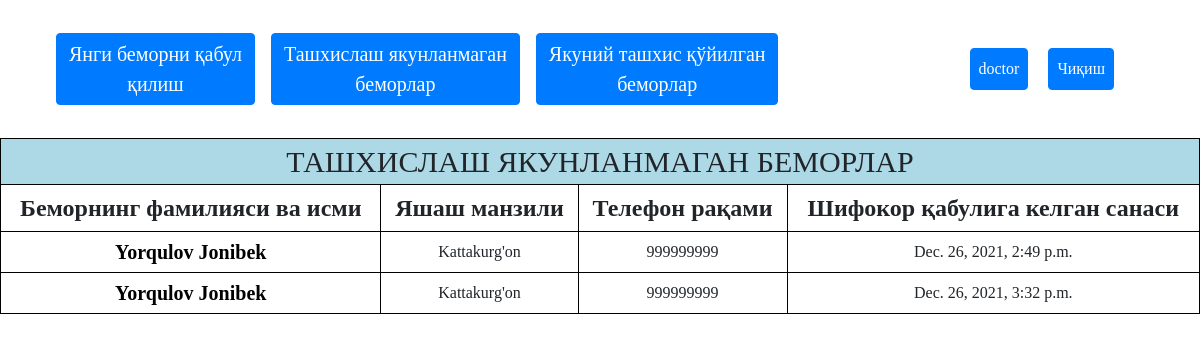
The app's page /last-patients/ (signed in), older data.
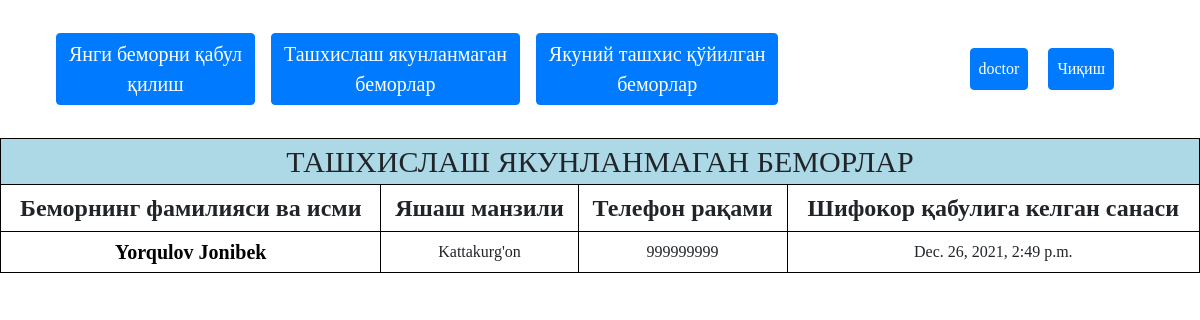
The same page, newer data.
### Clinic/models.py (models this page shows, shortened)
class CustomUser(AbstractUser):
    companyName = models.CharField(max_length=125, null=True, blank=True)
    status = models.CharField(max_length=55, null=True, blank=True)

class Patient(models.Model):
    normallash = models.ForeignKey(Normallash, on_delete=models.SET_NULL, null=True, blank=True)
    pat_doctor = models.ForeignKey(CustomUser, on_delete=models.SET_NULL, null=True, blank=True)
    nolbir  = models.ForeignKey(Nolbir, on_delete=models.SET_NULL, null=True, blank=True)
    last_name = models.CharField(max_length=255, null=True, blank=True)
    first_name = models.CharField(max_length=125, null=True, blank=True)
    middle_name = models.CharField(max_length=125, null=True, blank=True)
    birthday = models.DateField(null=True, blank=True)
    home_phone = models.CharField(max_length=25, null=True, blank=True)
    work_phone = models.CharField(max_length=25, null=True, blank=True)
    region = models.CharField(max_length=125, null=True, blank=True)
    city = models.CharField(max_length=100, null=True, blank=True)
    adress = models.CharField(max_length=255, null=True, blank=True)
    gen = models.CharField(max_length=25, null=True, blank=True)
    work_place = models.CharField(max_length=125, null=True, blank=True)
    created_data = models.DateTimeField(auto_now_add=True)
    status = models.CharField(max_length=35, null=True, blank=True)
    program_diagnos = models.CharField(max_length=255, null=True, blank=True)
    doctor_diagnos = models.CharField(max_length=255, null=True, blank=True)
    doctor = models.CharField(max_length=225, null=True, blank=True)
    partboss = models.CharField(max_length=225, null=True, blank=True)
    maindoctor = models.CharField(max_length=225, null=True, blank=True)
    document = models.FileField(upload_to='docx', null=True, blank=True)
    x1 = models.FloatField(null=True, blank=True)
    x2 = models.FloatField(null=True, blank=True)
    x3 = models.FloatField(null=True, blank=True)
    x4 = models.FloatField(null=True, blank=True)
    x5 = models.FloatField(null=True, blank=True)
    x6 = models.FloatField(null=True, blank=True)
    x7 = models.FloatField(null=True, blank=True)
    x8 = models.FloatField(null=True, blank=True)
    x9 = models.FloatField(null=True, blank=True)
    x10 = models.FloatField(null=True, blank=True)
    x11 = models.FloatField(null=True, blank=True)
    x12 = models.FloatField(null=True, blank=True)
    x13 = models.FloatField(null=True, blank=True)
    x14 = models.FloatField(null=True, blank=True)
    x15 = models.FloatField(null=True, blank=True)
    x16 = models.FloatField(null=True, blank=True)
    x17 = models.FloatField(null=True, blank=True)
    x18 = models.FloatField(null=True, blank=True)
    x19 = models.FloatField(null=True, blank=True)
    x20 = models.FloatField(null=True, blank=True)
    x21 = models.FloatField(null=True, blank=True)
    x22 = models.FloatField(null=True, blank=True)
    x23 = models.FloatField(null=True, blank=True)
    x24 = models.FloatField(null=True, blank=True)
    x25 = models.FloatField(null=True, blank=True)
    x26 = models.FloatField(null=True, blank=True)
    x27 = models.FloatField(null=True, blank=True)
    x28 = models.FloatField(null=True, blank=True)
    x29 = models.FloatField(null=True, blank=True)
    x30 = models.FloatField(null=True, blank=True)
    x31 = models.FloatField(null=True, blank=True)
    x32 = models.FloatField(null=True, blank=True)
    x33 = models.FloatField(null=True, blank=True)
    x34 = models.FloatField(null=True, blank=True)
    x35 = models.FloatField(null=True, blank=True)
    x36 = models.FloatField(null=True, blank=True)
    x37 = models.FloatField(null=True, blank=True)
    x38 = models.FloatField(null=True, blank=True)
    x39 = models.FloatField(null=True, blank=True)
    x40 = models.FloatField(null=True, blank=True)
    x41 = models.FloatField(null=True, blank=True)
    x42 = models.FloatField(null=True, blank=True)
    x43 = models.FloatField(null=True, blank=True)
    x44 = models.FloatField(null=True, blank=True)
    x45 = models.FloatField(null=True, blank=True)
    x46 = models.FloatField(null=True, blank=True)
    x47 = models.FloatField(null=True, blank=True)
    x48 = models.FloatField(null=True, blank=True)
    x49 = models.FloatField(null=True, blank=True)
    x50 = models.FloatField(null=True, blank=True)
    x51 = models.FloatField(null=True, blank=True)
    x52 = models.FloatField(null=True, blank=True)
    x53 = models.FloatField(null=True, blank=True)
    x54 = models.FloatField(null=True, blank=True)
    x55 = models.FloatField(null=True, blank=True)
    x56 = models.FloatField(null=True, blank=True)
    x57 = models.FloatField(null=True, blank=True)
    x58 = models.FloatField(null=True, blank=True)
    x59 = models.FloatField(null=True, blank=True)
    x60 = models.FloatField(null=True, blank=True)
    x61 = models.FloatField(null=True, blank=True)
    x62 = models.FloatField(null=True, blank=True)
    x63 = models.FloatField(null=True, blank=True)
    x64 = models.FloatField(null=True, blank=True)
    x65 = models.FloatField(null=True, blank=True)
    x66 = models.FloatField(null=True, blank=True)
    x67 = models.FloatField(null=True, blank=True)
    x68 = models.FloatField(null=True, blank=True)
    x69 = models.FloatField(null=True, blank=True)
    x70 = models.FloatField(null=True, blank=True)
    x71 = models.FloatField(null=True, blank=True)
    x72 = models.FloatField(null=True, blank=True)
    x73 = models.FloatField(null=True, blank=True)
    x74 = models.FloatField(null=True, blank=True)
    x75 = models.FloatField(null=True, blank=True)
    x76 = models.FloatField(null=True, blank=True)
    x77 = models.FloatField(null=True, blank=True)
    x78 = models.FloatField(null=True, blank=True)
    x79 = models.FloatField(null=True, blank=True)
    x80 = models.FloatField(null=True, blank=True)
    x81 = models.FloatField(null=True, blank=True)
    x82 = models.FloatField(null=True, blank=True)
    x83 = models.FloatField(null=True, blank=True)
    x84 = models.FloatField(null=True, blank=True)
    x85 = models.FloatField(null=True, blank=True)
    x86 = models.FloatField(null=True, blank=True)
    x87 = models.FloatField(null=True, blank=True)
    x88 = models.FloatField(null=True, blank=True)
    x89 = models.FloatField(null=True, blank=True)

### Clinic/views.py (the view)
# urls.py: path('last-patients/', lastPatientView, name='lastpatient'),
@doctors_only
def lastPatientView(request):
    if request.method == 'POST':
        data = json.loads(request.body)
        patient = Patient.objects.get(id=data['patient_id'])
        patient.__dict__.update({f'{data["name"]}': float(data['value'])})
        patient.save()
        return JsonResponse({'data': 'ok'})
    patients = Patient.objects.filter(Q(status='begin') | Q(status='progress'), pat_doctor_id=request.user.id)
    return render(request, 'lastpatients.html', {'patients': patients})

### Clinic/views.py (called while the page is built)
def doctors_only(function):
    @wraps(function)
    def wrap(request, *args, **kwargs):
        profile = request.user
        if profile.status == 'doctor':
            return function(request, *args, **kwargs)
        else:
            return redirect('main')
    return wrap

### templates/lastpatients.html
{% extends 'doctormain.html' %}
{% block nodir %}
    <table class="tugallanmagan">
    <tr>
        <th colspan="4">Ташхислаш якунланмаган беморлар</th>
    </tr>
    <tr id="FIO">
        <td >Беморнинг фамилияси ва исми </td>
        <td>Яшаш манзили</td>
        <td>Телефон рақами</td>
        <td>Шифокор қабулига келган санаси </td>
    </tr>
        {% for patient in patients %}
    <tr>
        <td><a href="{% url 'patient' patient.id %}">{{ patient.last_name }}  {{ patient.first_name }}</a></td>
        <td>{{ patient.city }}</td>
        <td>{{ patient.work_phone }}</td>
        <td>{{ patient.created_data }}</td>
    </tr>
    {% endfor %}
    </table>
{% endblock %}

### templates/doctormain.html (shortened to what this page needs)
<!DOCTYPE html>
<html lang="en">
<head>
    {% load static %}
    <link rel="stylesheet" href="{% static 'main/main.css' %}">
</head>
<body style="background-image: url(https://miro.medium.com/max/1200/0*KUzq4wM3lIy6mp9k.jpg); background-repeat: no-repeat;
background-size: cover;">
<div class="container" id="salom">
    <nav class="navbar navbar-expand-lg navbar-light">
        <a class="navbar-brand btn btn-primary text-white"  href="{% url 'addpatient' %}">Янги беморни қабул<br> қилиш
        </a>
        <a class="navbar-brand btn btn-primary text-white" href="{% url 'lastpatient' %}">Ташхислаш якунланмаган<br> беморлар
        </a>
        <a class="navbar-brand btn btn-primary text-white" href="{% url 'diagnosed-patient' %}">Якуний ташхис қўйилган<br> беморлар
        </a>
        <div class="collapse navbar-collapse" id="navbarSupportedContent">
            <ul class="navbar-nav ml-auto topnav">
                <li class="nav-item">
                    <a class="nav-link btn btn-primary text-white"  href="{% url 'userpage' %}">{{ request.user.username }}</a>
                </li>
                <li class="nav-item">
                    <a class="nav-link btn btn btn-primary text-white"  href="{% url 'logout' %}">Чиқиш</a>
                </li>
            </ul>
        </div>
    </nav>
</div>
{% block nodir %}
{% endblock %}
<link href="//maxcdn.bootstrapcdn.com/bootstrap/4.1.1/css/bootstrap.min.css" rel="stylesheet" id="bootstrap-css">
</body>
</html>

### static/main/main.css (style rules this page uses)
* { box-sizing: border-box; margin: 0; padding: 0; font-family: Times New Roman; }
body { background-color: white; }
.btn { display: inline-block; text-decoration: none; text-align: center; background-color: skyblue; padding: 10px 20px; border-radius: 10px; border: 1px solid skyblue; margin-right: 20px; }
.table th, td { text-align: center; padding: 5px 8px; border: 1px solid #fff; }
#salom { margin: 25px 25px; }
body { background: whitesmoke; }
.tugallanmagan { width: 100%; border-collapse: collapse; }
.tugallanmagan, .tugallanmagan tr,.tugallanmagan th, .tugallanmagan td { border: 1px solid black; }
.tugallanmagan th { text-align: center; font-weight: 500; text-transform: uppercase; background-color: lightblue; font-size: 30px; width: 100%; }
.tugallanmagan td a { color: black; font-weight: 700; font-size: 20px; text-decoration: none; }
#FIO { font-weight: 900; font-size: 24px; }

Row changes from the older to the newer data that the page shows:
removed Patient: last_name "Yorqulov", first_name "Jonibek", city "Kattakurg'on", work_phone "999999999", created_data "Dec. 26, 2021, 3:32 p.m."
